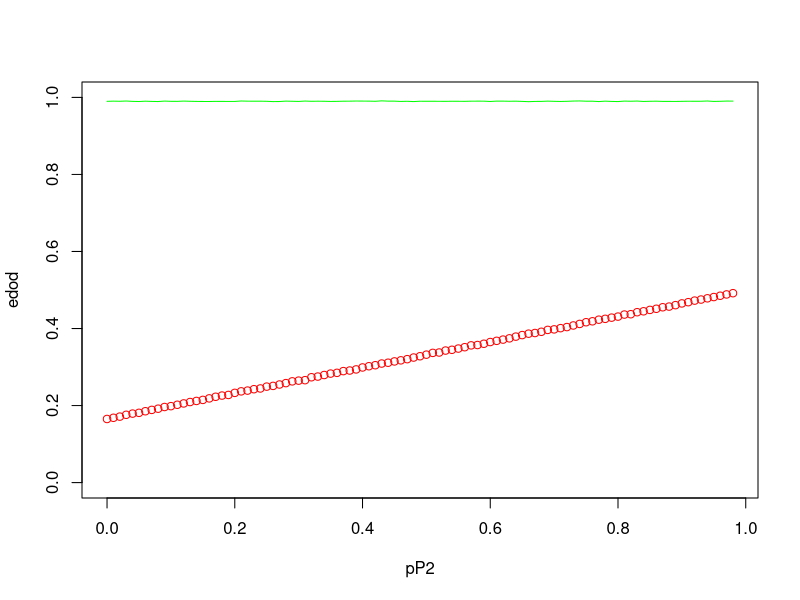

Source code (R):
pP1 <- c(0.99,0.98,0.97,0.96,0.95,0.94,0.9299999999999999,0.9199999999999999,0.91,0.9,0.89,0.88,0.87,0.86,0.85,0.84,0.83,0.82,0.8099999999999999,0.7999999999999999,0.7899999999999999,0.7799999999999999,0.7699999999999999,0.7599999999999999,0.7499999999999999,0.74,0.73,0.72,0.71,0.7,0.69,0.6799999999999999,0.6699999999999999,0.6599999999999999,0.6499999999999999,0.6399999999999999,0.6299999999999999,0.6199999999999999,0.6099999999999999,0.5999999999999999,0.5899999999999999,0.5799999999999998,0.5699999999999998,0.5599999999999998,0.5499999999999998,0.5399999999999998,0.5299999999999998,0.5199999999999998,0.5099999999999998,0.4999999999999997,0.48999999999999977,0.47999999999999976,0.46999999999999975,0.45999999999999974,0.44999999999999973,0.4399999999999997,0.4299999999999997,0.4199999999999997,0.4099999999999997,0.3999999999999997,0.3899999999999997,0.37999999999999967,0.36999999999999966,0.35999999999999965,0.34999999999999964,0.33999999999999964,0.3299999999999996,0.3199999999999996,0.3099999999999996,0.2999999999999996,0.2899999999999996,0.2799999999999996,0.2699999999999996,0.25999999999999956,0.24999999999999956,0.23999999999999955,0.22999999999999954,0.21999999999999953,0.20999999999999952,0.1999999999999995,0.1899999999999995,0.1799999999999995,0.16999999999999948,0.15999999999999948,0.14999999999999947,0.13999999999999946,0.12999999999999945,0.11999999999999944,0.10999999999999943,0.09999999999999942,0.08999999999999941,0.0799999999999994,0.0699999999999994,0.05999999999999939,0.04999999999999938,0.03999999999999937,0.02999999999999936,0.01999999999999935,0.009999999999999343)
pP2 <- c(0.0,0.01,0.02,0.03,0.04,0.05,0.060000000000000005,0.07,0.08,0.09,0.09999999999999999,0.10999999999999999,0.11999999999999998,0.12999999999999998,0.13999999999999999,0.15,0.16,0.17,0.18000000000000002,0.19000000000000003,0.20000000000000004,0.21000000000000005,0.22000000000000006,0.23000000000000007,0.24000000000000007,0.25000000000000006,0.26000000000000006,0.2700000000000001,0.2800000000000001,0.2900000000000001,0.3000000000000001,0.3100000000000001,0.3200000000000001,0.3300000000000001,0.34000000000000014,0.35000000000000014,0.36000000000000015,0.37000000000000016,0.38000000000000017,0.3900000000000002,0.4000000000000002,0.4100000000000002,0.4200000000000002,0.4300000000000002,0.4400000000000002,0.45000000000000023,0.46000000000000024,0.47000000000000025,0.48000000000000026,0.49000000000000027,0.5000000000000002,0.5100000000000002,0.5200000000000002,0.5300000000000002,0.5400000000000003,0.5500000000000003,0.5600000000000003,0.5700000000000003,0.5800000000000003,0.5900000000000003,0.6000000000000003,0.6100000000000003,0.6200000000000003,0.6300000000000003,0.6400000000000003,0.6500000000000004,0.6600000000000004,0.6700000000000004,0.6800000000000004,0.6900000000000004,0.7000000000000004,0.7100000000000004,0.7200000000000004,0.7300000000000004,0.7400000000000004,0.7500000000000004,0.7600000000000005,0.7700000000000005,0.7800000000000005,0.7900000000000005,0.8000000000000005,0.8100000000000005,0.8200000000000005,0.8300000000000005,0.8400000000000005,0.8500000000000005,0.8600000000000005,0.8700000000000006,0.8800000000000006,0.8900000000000006,0.9000000000000006,0.9100000000000006,0.9200000000000006,0.9300000000000006,0.9400000000000006,0.9500000000000006,0.9600000000000006,0.9700000000000006,0.9800000000000006)
edod <- c(0.16516213999999996,0.16825447999999993,0.17128926000000017,0.17603116000000005,0.17913490000000004,0.1811333799999997,0.18524984,0.18874981999999982,0.19186903999999977,0.19624227999999982,0.19843791999999977,0.20206362000000017,0.20550830000000006,0.2091563200000001,0.2119819799999999,0.21470038000000002,0.2186240200000001,0.22281018000000022,0.22595221999999998,0.22755234000000005,0.2329514399999998,0.2368768400000001,0.23885473999999998,0.24244471999999997,0.24437000000000003,0.24916382,0.2510527799999999,0.2546628799999998,0.2582650400000003,0.26282827999999997,0.2647068199999999,0.2658929,0.2734910799999999,0.2752753800000004,0.27930366,0.28299724000000015,0.28494158000000014,0.28942626000000027,0.2909390999999999,0.2938220999999998,0.29889614000000003,0.3020849199999999,0.30473403999999993,0.30908529999999995,0.31119173999999966,0.3145767599999997,0.3174018199999998,0.3204482600000002,0.3246715399999998,0.3280089399999999,0.3321388800000001,0.3367558000000001,0.33772176000000015,0.34278770000000014,0.3447798599999999,0.3479767000000002,0.35150819999999994,0.35625584000000005,0.3571763400000002,0.36047995999999993,0.3649285799999999,0.3680349999999998,0.37124183999999927,0.3744915200000005,0.3789548000000001,0.3829597600000003,0.38662851999999986,0.3883455600000002,0.39151830000000026,0.3964308399999999,0.39777039999999975,0.40096306000000015,0.4037828199999999,0.40790378000000016,0.41193969999999985,0.4163272800000001,0.41875374,0.4229241799999996,0.4251640399999995,0.42825625999999994,0.4309681199999999,0.4362498000000002,0.4371003799999999,0.44233639999999974,0.44471225999999997,0.4483368999999999,0.4512738200000001,0.45519726,0.45694692000000037,0.4606714199999994,0.46516700000000005,0.46835826,0.47248024000000005,0.47521417999999976,0.4784444200000002,0.48170827999999977,0.48510791999999986,0.48850222000000015,0.49171724000000006)
dod <- c(0.989800000000004,0.9903000000000044,0.989980000000004,0.9906200000000033,0.9897000000000041,0.9893200000000045,0.9901800000000036,0.9896000000000045,0.9892800000000044,0.9904400000000041,0.9898600000000038,0.9897400000000035,0.9904400000000039,0.9899600000000046,0.9896000000000041,0.9894200000000047,0.989380000000004,0.989700000000004,0.9896200000000039,0.9895400000000043,0.9895600000000041,0.9906600000000039,0.9902600000000041,0.990140000000004,0.9902000000000044,0.9899000000000037,0.9891400000000045,0.9893400000000042,0.9903600000000041,0.9899600000000048,0.9895600000000035,0.9905200000000037,0.989920000000004,0.9901400000000042,0.9899800000000039,0.9895400000000042,0.9897200000000045,0.9901600000000041,0.9902600000000042,0.9906000000000038,0.9904600000000041,0.9903400000000033,0.9899400000000038,0.991040000000004,0.9903400000000039,0.9902800000000045,0.9895400000000039,0.9899200000000046,0.9891800000000047,0.9900600000000039,0.9899600000000041,0.9899600000000041,0.9899000000000043,0.9897800000000047,0.9900400000000039,0.9899400000000045,0.9898200000000044,0.990220000000004,0.9903000000000038,0.9902600000000042,0.989420000000004,0.9903800000000043,0.990320000000004,0.9900000000000039,0.9902200000000035,0.9896400000000042,0.9889400000000038,0.9895600000000047,0.9896600000000042,0.9903400000000041,0.9898400000000043,0.9894800000000042,0.989860000000004,0.9905200000000037,0.9908200000000041,0.9901800000000043,0.9901400000000043,0.9892200000000045,0.990280000000004,0.9895800000000045,0.989200000000004,0.990420000000004,0.9900600000000038,0.990520000000004,0.9895000000000037,0.9899400000000036,0.9902000000000037,0.9896600000000046,0.9896200000000039,0.989520000000004,0.9898000000000041,0.9901000000000039,0.9899600000000044,0.9900400000000042,0.9906600000000041,0.9895800000000048,0.9899200000000039,0.9904800000000044,0.9904000000000039)
plot(pP2, edod, col = "red", ylim=c(0,1.0))
lines(pP2, dod, col = "green")